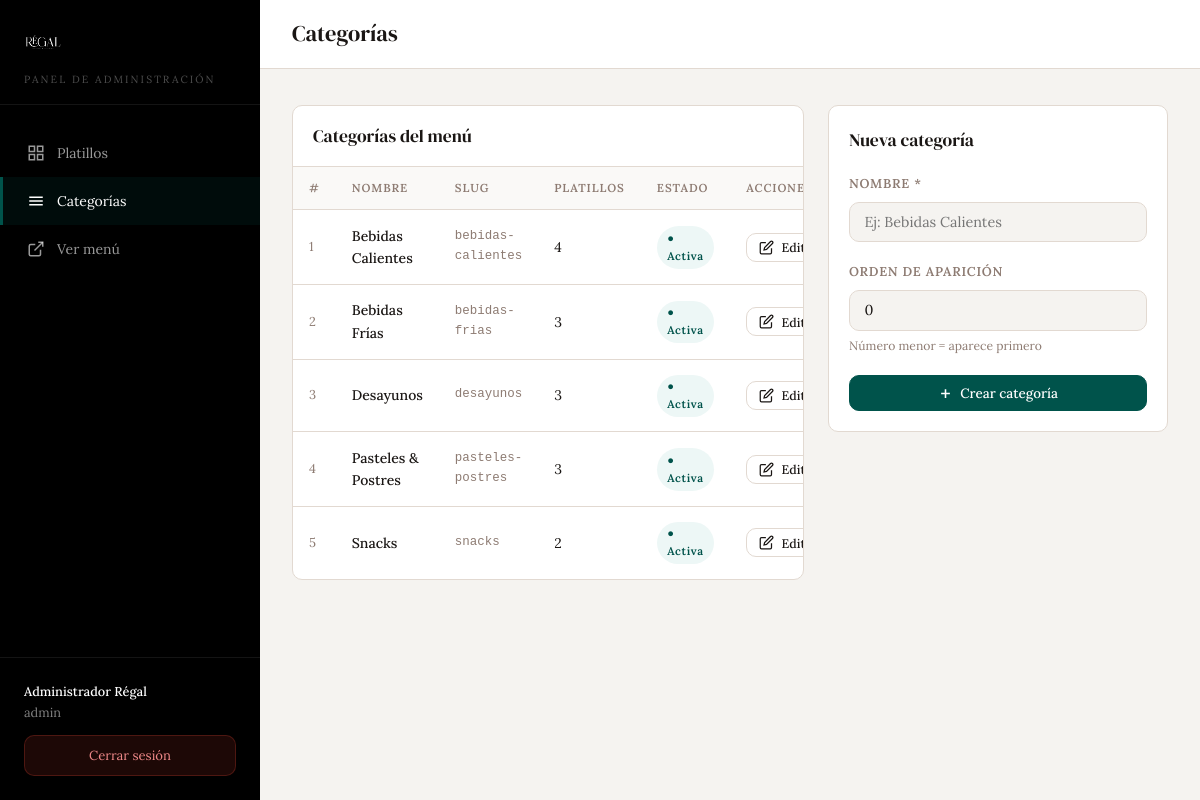
Screenshot of /admin/categorias.php (signed in) with the database file from the repository.
### tables this page shows
CREATE TABLE IF NOT EXISTS categorias (
  id          INT UNSIGNED AUTO_INCREMENT PRIMARY KEY,
  nombre      VARCHAR(80)  NOT NULL,
  slug        VARCHAR(80)  NOT NULL UNIQUE,
  descripcion VARCHAR(255) DEFAULT NULL,
  orden       TINYINT UNSIGNED DEFAULT 0,
  activo      TINYINT(1)   NOT NULL DEFAULT 1,
  created_at  TIMESTAMP    NOT NULL DEFAULT CURRENT_TIMESTAMP,
  updated_at  TIMESTAMP    NOT NULL DEFAULT CURRENT_TIMESTAMP ON UPDATE CURRENT_TIMESTAMP
);

### admin/categorias.php (the view, shortened to what this page needs)
<?php
$pdo = DB::get();
$categorias = $pdo->query(
    "SELECT c.*, (SELECT COUNT(*) FROM platillos p WHERE p.categoria_id=c.id) AS total_platillos
     FROM categorias c ORDER BY c.orden, c.id"
)->fetchAll();
require __DIR__ . '/partials/header.php';
?>
<div style="display:grid;gap:1.5rem;grid-template-columns:1fr 340px;align-items:start" class="cat-layout">
  <div class="table-wrap">
    <div class="table-toolbar">
      <span class="table-toolbar__title">Categorías del menú</span>
    </div>
    <table>
      <thead>
        <tr>
          <th>#</th>
          <th>Nombre</th>
          <th>Slug</th>
          <th>Platillos</th>
          <th>Estado</th>
          <th>Acciones</th>
        </tr>
      </thead>
      <tbody>
        <?php foreach ($categorias as $c): ?>
        <tr>
          <td style="color:#8d7b72;font-size:0.8rem"><?= $c['orden'] ?: '—' ?></td>
          <td style="font-weight:500"><?= htmlspecialchars($c['nombre']) ?></td>
          <td style="font-family:monospace;font-size:0.78rem;color:#8d7b72"><?= htmlspecialchars($c['slug']) ?></td>
          <td><?= $c['total_platillos'] ?></td>
          <td>
            <?php if ($c['activo']): ?>
              <span class="badge badge--on">● Activa</span>
            <?php else: ?>
              <span class="badge badge--off">● Inactiva</span>
            <?php endif; ?>
          </td>
          <td>
            <div class="td-actions">
              <button class="btn btn--outline btn--sm"
                onclick="abrirEditarCat({id:'<?= $c['id'] ?>',nombre:<?= json_encode($c['nombre']) ?>,orden:'<?= $c['orden'] ?>'})">
                <svg viewBox="0 0 24 24" fill="none" stroke="currentColor" stroke-width="2"><path d="M11 4H4a2 2 0 00-2 2v14a2 2 0 002 2h14a2 2 0 002-2v-7"/><path d="M18.5 2.5a2.121 2.121 0 013 3L12 15l-4 1 1-4 9.5-9.5z"/></svg>
                Editar
              </button>
            </div>
          </td>
        </tr>
        <?php endforeach; ?>
      </tbody>
    </table>
  </div>
  <div class="table-wrap" style="padding:1.25rem">
    <h2 class="table-toolbar__title" style="margin-bottom:1.25rem">Nueva categoría</h2>
    <form method="POST">
      <div class="form-group">
        <label class="form-label" for="c_nombre">Nombre *</label>
        <input class="form-control" type="text" id="c_nombre" name="nombre" required maxlength="80" placeholder="Ej: Bebidas Calientes">
      </div>
      <div class="form-group">
        <label class="form-label" for="c_orden">Orden de aparición</label>
        <input class="form-control" type="number" id="c_orden" name="orden" value="0" min="0" max="99">
        <p class="form-hint">Número menor = aparece primero</p>
      </div>
      <button class="btn btn--primary" style="width:100%;justify-content:center" type="submit">
        <svg viewBox="0 0 24 24" fill="none" stroke="currentColor" stroke-width="2.5"><line x1="12" y1="5" x2="12" y2="19"/><line x1="5" y1="12" x2="19" y2="12"/></svg>
        Crear categoría
      </button>
    </form>
  </div>
</div>
<?php require __DIR__ . '/partials/footer.php'; ?>

### assets/css/admin.css (style rules this page uses)
:root { --negro:#000000;--verde:#00534b;--verde-light:#00695e; --topo-claro:#aa9483;--topo-oscuro:#826f61;--blanco:#ffffff; --bg:#f5f3f0;--bg-card:#ffffff;--border:#e2d9d1; --text-primary:#1a1614;--text-secondary:#5c4f47;--text-muted:#8d7b72; --danger:#c0392b;--danger-light:#fdf2f1; --success:#00534b;--success-light:#edf7f6; --warning:#b7860b;--warning-light:#fdf8ec; --font-titulo:'DM Serif Display',serif;--font-body:'Lora',serif; --sidebar-w:260px;--radius:10px;--transition:0.2s ease; }
*,*::before,*::after { box-sizing:border-box;margin:0;padding:0 }
body { font-family:var(--font-body);background:var(--bg);color:var(--text-primary);line-height:1.6;min-height:100vh;display:flex }
button,input,select,textarea { font-family:inherit }
.table-wrap { background:var(--bg-card);border:1px solid var(--border);border-radius:var(--radius);overflow:hidden }
.table-toolbar { padding:1rem 1.25rem;display:flex;align-items:center;justify-content:space-between;flex-wrap:wrap;gap:0.75rem;border-bottom:1px solid var(--border) }
.table-toolbar__title { font-family:var(--font-titulo);font-size:1.1rem;font-weight:400 }
table { width:100%;border-collapse:collapse }
th { background:#faf9f7;font-size:0.72rem;font-weight:600;letter-spacing:0.08em;text-transform:uppercase;color:var(--text-muted);padding:0.75rem 1rem;text-align:left;border-bottom:1px solid var(--border) }
td { padding:0.9rem 1rem;font-size:0.875rem;border-bottom:1px solid var(--border);vertical-align:middle }
tr:last-child td { border-bottom:none }
.td-actions { display:flex;gap:0.5rem;align-items:center }
.badge { display:inline-flex;align-items:center;gap:0.3rem;padding:0.2rem 0.65rem;border-radius:100px;font-size:0.7rem;font-weight:600;letter-spacing:0.06em }
.badge--on { background:var(--success-light);color:var(--verde) }
.btn { display:inline-flex;align-items:center;gap:0.45rem;padding:0.5rem 1.1rem;border-radius:var(--radius);font-size:0.84rem;font-weight:500;cursor:pointer;border:1px solid transparent;transition:all var(--transition);white-space:nowrap }
.btn svg { width:15px;height:15px;flex-shrink:0 }
.btn--primary { background:var(--verde);color:var(--blanco);border-color:var(--verde) }
.btn--outline { background:transparent;color:var(--text-primary);border-color:var(--border) }
.btn--sm { padding:0.35rem 0.75rem;font-size:0.78rem }
.form-group { margin-bottom:1.25rem }
.form-label { display:block;font-size:0.8rem;font-weight:600;letter-spacing:0.06em;text-transform:uppercase;color:var(--text-muted);margin-bottom:0.45rem }
.form-control { width:100%;padding:0.65rem 0.9rem;border:1px solid var(--border);border-radius:var(--radius);font-size:0.9rem;color:var(--text-primary);background:var(--bg);transition:border-color var(--transition),box-shadow var(--transition) }
.form-hint { font-size:0.76rem;color:var(--text-muted);margin-top:0.3rem }

### rows the page displays
categorias: orden "1", nombre "Bebidas Calientes", slug "bebidas-calientes", total_platillos "4", activo "● Activa"
categorias: orden "2", nombre "Bebidas Frías", slug "bebidas-frias", total_platillos "3", activo "● Activa"
categorias: orden "3", nombre "Desayunos", slug "desayunos", total_platillos "3", activo "● Activa"
categorias: orden "4", nombre "Pasteles & Postres", slug "pasteles-postres", total_platillos "3", activo "● Activa"
categorias: orden "5", nombre "Snacks", slug "snacks", total_platillos "2", activo "● Activa"

### other values shown
$_SESSION['admin_nombre'] "Administrador Régal"
$_SESSION['admin_usuario'] "admin"
$titles[$current] "Categorías"
